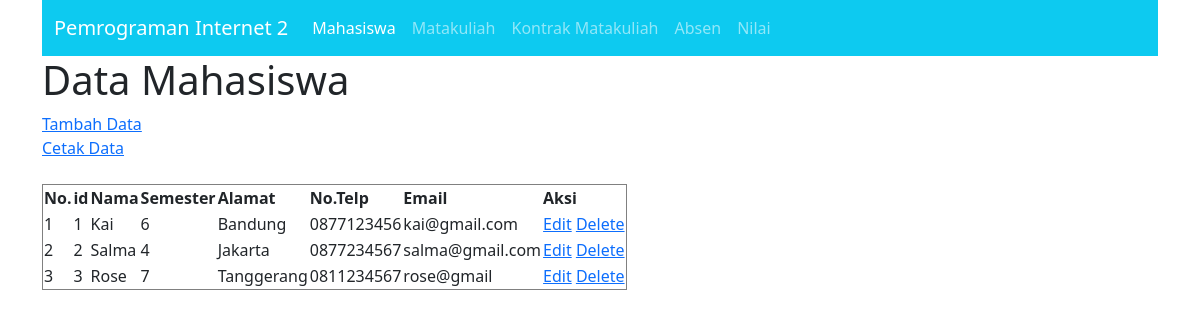
The page /mahasiswa.php on the database its author committed.
### tables this page shows
CREATE TABLE `tbl_mhs` (
  `id` int(11) NOT NULL,
  `nama` varchar(200) NOT NULL,
  `semester` int(11) NOT NULL,
  `alamat` varchar(40) NOT NULL,
  `no_tlp` varchar(20) NOT NULL,
  `email` varchar(40) NOT NULL
);

### connection.php (called while the page is built)
<?php
class Connection
{
	 public function get_connection()
	 {
		 $host = "localhost";
		 $database = "mahasiswa";
		 $username = "root";
		 $password = "";
		 $connect = new mysqli($host, $username, $password, $database);
		 return $connect;
	 }
}

### model.php (called while the page is built, shortened)
<?php
include 'connection.php';
class Model extends Connection
{
public function __construct()
 {
 $this->conn = $this->get_connection();
 }
public function tampil_data_mhs()
{
	 $sql = "SELECT * FROM tbl_mhs";
	 $bind = $this->conn->query($sql);
	 while ($obj = $bind->fetch_object()) {
	 	$baris[] = $obj;
	 }
	 if(!empty($baris)){
	 	return $baris;
	 }
}
}

### mahasiswa.php (the view, shortened to what this page needs)
<?php
include 'model.php';
$model = new Model();
$index = 1;
?>
<!doctype html>
<html lang="en">
<head>
  <link href="https://cdn.jsdelivr.net/npm/bootstrap@5.0.0-beta3/dist/css/bootstrap.min.css" rel="stylesheet">
</head>
<body>
<div class="container">
<nav class="navbar navbar-expand-lg navbar-dark bg-info">
    <div class="container-fluid">
      <a class="navbar-brand" href="index.php">Pemrograman Internet 2</a>
    <div class="collapse navbar-collapse" id="navbarNav">
        <ul class="navbar-nav">
            <li class="nav-item">
              <a class="nav-link active" aria-current="page" href="mahasiswa.php">Mahasiswa</a>
            </li>
            <li class="nav-item">
              <a class="nav-link" href="matakuliah.php">Matakuliah</a>
            </li>
            <li class="nav-item">
              <a class="nav-link" href="kontrak_mk.php">Kontrak Matakuliah</a>
            </li>
            <li class="nav-item">
              <a class="nav-link" href="absen.php">Absen</a>
            </li>
            <li class="nav-item">
              <a class="nav-link" href="index.php">Nilai</a>
            </li>
        </ul>
      </div>
    </div>
</nav>
<h1>Data Mahasiswa</h1>
<a href="create_mhs.php">Tambah Data</a>
<br>
<a href="print_mhs.php" target="_blank">Cetak Data</a>
<br><br>
<table border="1">
  <thead>
    <tr>
      <th>No.</th>
      <th>id</th>
      <th>Nama</th>
      <th>Semester</th>
      <th>Alamat</th>
      <th>No.Telp</th>
      <th>Email</th>
      <th>Aksi</th>
    </tr>
  </thead>
<tbody>
<?php
$result = $model->tampil_data_mhs();
if ( !empty($result) ) {
  foreach ($result as $data): ?>
    <tr>
      <td><?=$index++ ?></td>
      <td><?=$data->id ?></td>
      <td><?=$data->nama ?></td>
      <td><?=$data->semester ?></td>
      <td><?=$data->alamat ?></td>
      <td><?=$data->no_tlp ?></td>
      <td><?=$data->email ?></td>
      <td><a name="edit" id="edit" href="edit_mhs.php?id=<?=$data->id ?>">Edit</a>
      <a name="hapus_mhs" id="hapus_mhs" href="proses.php?id=<?=$data->id ?>">Delete</a>
      </td>
    </tr>
<?php endforeach;
} else{ ?>
<tr>
<td colspan="9">Belum ada data pada tabel mahasiswa.</td>
</tr>
<?php } ?>
</tbody>
</table>
</div>
</body>
</html>

### rows shown on the page
tbl_mhs: id "1", nama "Kai", semester "6", alamat "Bandung", no_tlp "0877123456", email "kai@gmail.com"
tbl_mhs: id "2", nama "Salma", semester "4", alamat "Jakarta", no_tlp "0877234567", email "salma@gmail.com"
tbl_mhs: id "3", nama "Rose", semester "7", alamat "Tanggerang", no_tlp "0811234567", email "rose@gmail"
